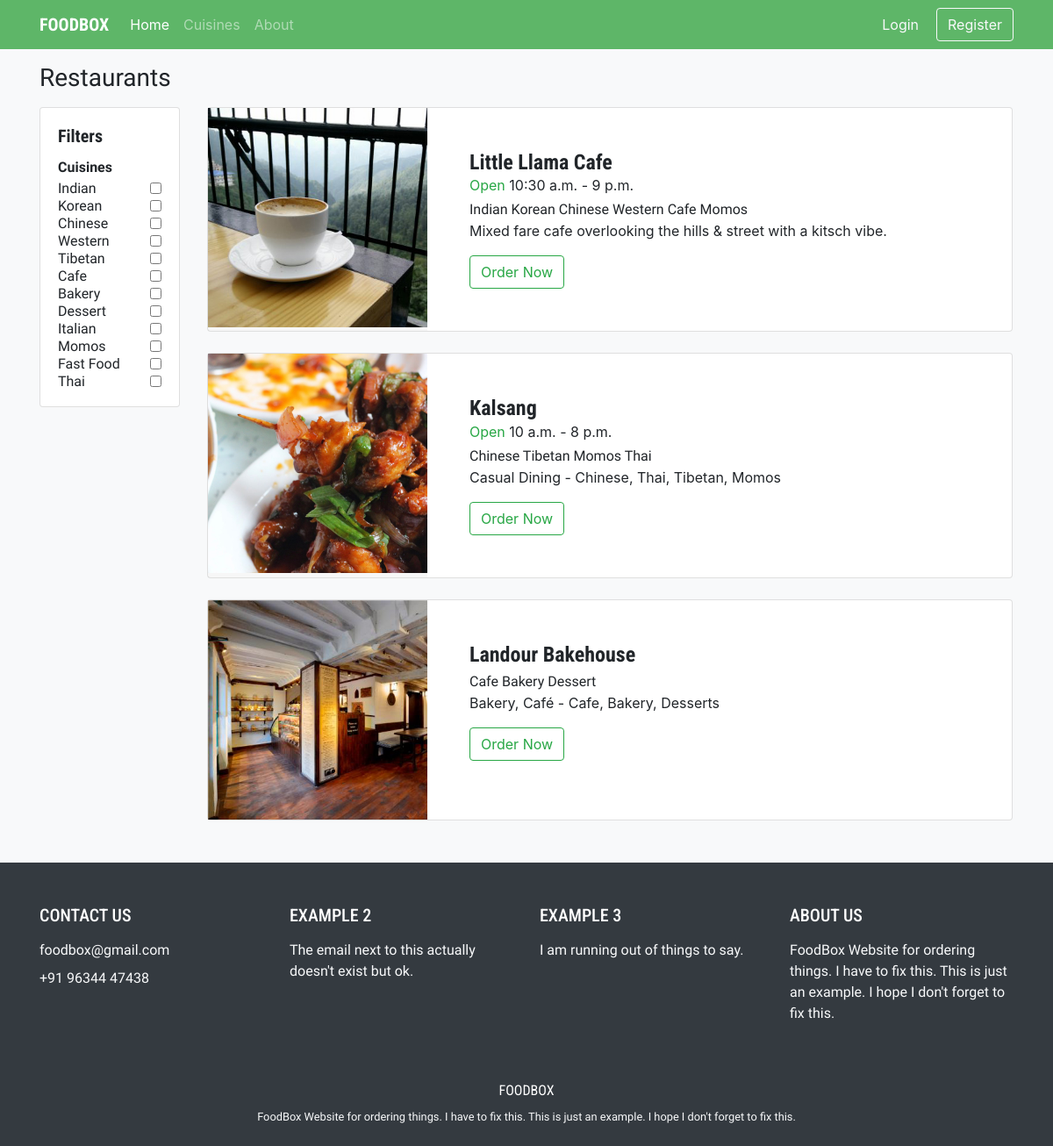
The page / on the database its author committed.
### food/models.py (models this page shows, shortened)
class Cuisine(models.Model):
    name = models.CharField(max_length=50)

class Restaurant(models.Model):
    name = models.CharField(max_length=50)
    nick = models.CharField(max_length=10, blank=True)
    cuisine = models.ManyToManyField(Cuisine, related_name='restaurants')
    description = models.TextField(blank=True)
    phoneNumber = models.CharField(max_length=50, blank=True)
    url = models.URLField(blank=True)
    openTime = models.TimeField(blank=True, null=True)
    closeTime = models.TimeField(blank=True, null=True)

### food/views.py (the view)
# urls.py: path("", views.index, name='index'),
def index(request):
    context = {
        "restaurants": Restaurant.objects.all(),
        "cuisine": Cuisine.objects.all(),
        "currentTime": datetime.datetime.now()
    }
    return render(request, "food/index.html", context)

### food/templates/food/index.html (shortened to what this page needs)
{% extends "food/base.html" %}
{% load static %}
{% block body %}
<h3 class="my-3" id="f1">Restaurants</h3>
<div class="row">
  <div class="d-none d-lg-block col-2">
    <div class="card" id="filter">
      <div class="card-body">
        <h5 class="card-title font-weight-bold" id="logo">Filters</h5>
        <p class="card-text font-weight-bold" id="f1">Cuisines</p>
        <div class="mt-n3" id="f1">
          <div id="filters">
          {% for cui in cuisine %}
            <div class="my-n1 d-flex justify-content-between">
              <label class="my-auto" for="filter-{{ cui.name }}">{{ cui.name }}</label><input id="filter-{{ cui.name }}" class="my-auto" type="checkbox" value="{{ cui.name }}"/>
            </div>
          {% endfor %}
          </div>
        </div>
      </div>
    </div>
  </div>
  <div class="col-12 col-lg-10 px-3 result">
    {% for res in restaurants %}
    <div class="restaurants card flex-row flex-wrap flex-md-nowrap mb-4 animate__animated animate__fadeIn {% for cui in res.cuisine.all %}{{ cui.name }} {% endfor %}">
        <div class="card-header border-0 p-0">
            <img class="imageSize" src="{% with 'food/img/'|add:res.name|add:'.jpg' as image_static %}{% static image_static %}{% endwith %}" alt="{{ res.name }}">
        </div>
        <div class="card-body p-4 p-md-5">
            <h4 class="card-title font-weight-bold mb-0" id="logo">{{ res.name }}</h4>
            {% if res.openTime %}
              <p class="card-text mb-0">
                {% if res.openTime <= currentTime.time and res.closeTime >= currentTime.time %}
                  <span class="text-success">Open</span>
                {% else %}
                  <span class="text-danger">Closed</span>
                {% endif %}
                {{ res.openTime }} - {{ res.closeTime }}
              </p>
            {% endif %}
            <p class="card-subtitle mt-1" id="f1">{% for cui in res.cuisine.all %}{{ cui.name }} {% endfor %}</p>
            <p class="card-text">{{ res.description }}</p>
            <a href="{% url 'restaurant' res.id %}" class="btn btn-outline-success">Order Now</a>
        </div>
    </div>
    {% endfor %}
  </div>
</div>
{% endblock %}

### food/static/food/index.css (style rules this page uses)
#logo { font-family: 'Roboto Condensed', sans-serif; }
#f1 { font-family: 'Nanum Gothic', sans-serif; }
#filter { position: -webkit-sticky; position: sticky; top: 80px; }
[class*="imageSize"] { width: 100%; }
@media only screen and (min-width: 768px) { .imageSize { object-fit: cover; object-position: 0 0; height:250px; width: 250px; } }

### rows shown on the page
Cuisine: name "Indian"
Cuisine: name "Korean"
Cuisine: name "Chinese"
Cuisine: name "Western"
Cuisine: name "Tibetan"
Cuisine: name "Cafe"
Cuisine: name "Bakery"
Cuisine: name "Dessert"
Cuisine: name "Italian"
Cuisine: name "Momos"
Cuisine: name "Fast Food"
Cuisine: name "Thai"
Restaurant: name (picture), name "Little Llama Cafe", shows "Open", openTime "10:30 a.m.", closeTime "9 p.m.", description "Mixed fare cafe overlooking the hills & street with a kitsch vibe."
Restaurant: name (picture), name "Kalsang", shows "Open", openTime "10 a.m.", closeTime "8 p.m.", description "Casual Dining - Chinese, Thai, Tibetan, Momos"
Restaurant: name (picture), name "Landour Bakehouse", description "Bakery, Café - Cafe, Bakery, Desserts"
